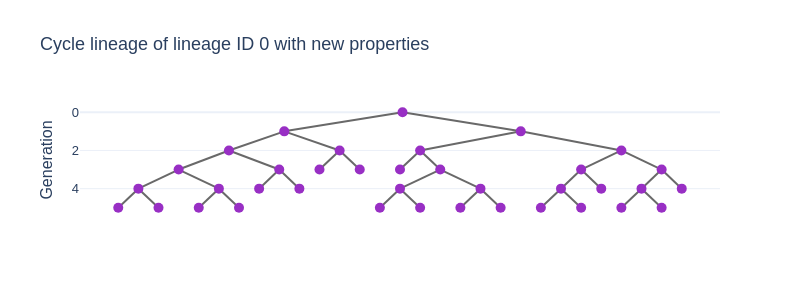

Notebook source saved alongside this figure:
### Code cell
model.get_cycle_lineage(0).plot(
    title="Cycle lineage of lineage ID 0 with new properties",
    node_hover_props=["cycle_id", "interdivision_time", "is_complete_cycle"],
    node_marker_style={"size": 10},
    width=800,
    height=300,
    show_legend=False,
)

### Figure 1 — Plotly figure (JSON) as saved in the notebook; plotly's stock layout.template omitted (floating-point values rounded to 4 significant figures)
{"data": [{"line": {"color": "dimgrey"}, "mode": "lines", "name": "Edges", "text": ["Source cycle_id: 8993<br>Target cycle_id: 9020<br>", "Source cycle_id: 8993<br>Target cycle_id: 9020<br>", "Source cycle_id: 8993<br>Target cycle_id: 9020<br>", "Source cycle_id: 8993<br>Target cycle_id: 9019<br>", "Source cycle_id: 8993<br>Target cycle_id: 9019<br>", "Source cycle_id: 8993<br>Target cycle_id: 9019<br>", "Source cycle_id: 9020<br>Target cycle_id: 9052<br>", "Source cycle_id: 9020<br>Target cycle_id: 9052<br>", "Source cycle_id: 9020<br>Target cycle_id: 9052<br>", "Source cycle_id: 9020<br>Target cycle_id: 9108<br>", "Source cycle_id: 9020<br>Target cycle_id: 9108<br>", "Source cycle_id: 9020<br>Target cycle_id: 9108<br>", "Source cycle_id: 9052<br>Target cycle_id: 9156<br>", "Source cycle_id: 9052<br>Target cycle_id: 9156<br>", "Source cycle_id: 9052<br>Target cycle_id: 9156<br>", "Source cycle_id: 9052<br>Target cycle_id: 9230<br>", "Source cycle_id: 9052<br>Target cycle_id: 9230<br>", "Source cycle_id: 9052<br>Target cycle_id: 9230<br>", "Source cycle_id: 9156<br>Target cycle_id: 9464<br>", "Source cycle_id: 9156<br>Target cycle_id: 9464<br>", "Source cycle_id: 9156<br>Target cycle_id: 9464<br>", "Source cycle_id: 9156<br>Target cycle_id: 9492<br>", "Source cycle_id: 9156<br>Target cycle_id: 9492<br>", "Source cycle_id: 9156<br>Target cycle_id: 9492<br>", "Source cycle_id: 9464<br>Target cycle_id: 9375<br>", "Source cycle_id: 9464<br>Target cycle_id: 9375<br>", "Source cycle_id: 9464<br>Target cycle_id: 9375<br>", "Source cycle_id: 9464<br>Target cycle_id: 9398<br>", "Source cycle_id: 9464<br>Target cycle_id: 9398<br>", "Source cycle_id: 9464<br>Target cycle_id: 9398<br>", "Source cycle_id: 9492<br>Target cycle_id: 9476<br>", "Source cycle_id: 9492<br>Target cycle_id: 9476<br>", "Source cycle_id: 9492<br>Target cycle_id: 9476<br>", "Source cycle_id: 9492<br>Target cycle_id: 9480<br>", "Source cycle_id: 9492<br>Target cycle_id: 9480<br>", "Source cycle_id: 9492<br>Target cycle_id: 9480<br>", "Source cycle_id: 9230<br>Target cycle_id: 9390<br>", "Source cycle_id: 9230<br>Target cycle_id: 9390<br>", "Source cycle_id: 9230<br>Target cycle_id: 9390<br>", "Source cycle_id: 9230<br>Target cycle_id: 9446<br>", "Source cycle_id: 9230<br>Target cycle_id: 9446<br>", "Source cycle_id: 9230<br>Target cycle_id: 9446<br>", "Source cycle_id: 9108<br>Target cycle_id: 9384<br>", "Source cycle_id: 9108<br>Target cycle_id: 9384<br>", "Source cycle_id: 9108<br>Target cycle_id: 9384<br>", "Source cycle_id: 9108<br>Target cycle_id: 9395<br>", "Source cycle_id: 9108<br>Target cycle_id: 9395<br>", "Source cycle_id: 9108<br>Target cycle_id: 9395<br>", "Source cycle_id: 9019<br>Target cycle_id: 9106<br>", "Source cycle_id: 9019<br>Target cycle_id: 9106<br>", "Source cycle_id: 9019<br>Target cycle_id: 9106<br>", "Source cycle_id: 9019<br>Target cycle_id: 9051<br>", "Source cycle_id: 9019<br>Target cycle_id: 9051<br>", "Source cycle_id: 9019<br>Target cycle_id: 9051<br>", "Source cycle_id: 9106<br>Target cycle_id: 9382<br>", "Source cycle_id: 9106<br>Target cycle_id: 9382<br>", "Source cycle_id: 9106<br>Target cycle_id: 9382<br>", "Source cycle_id: 9106<br>Target cycle_id: 9206<br>", "Source cycle_id: 9106<br>Target cycle_id: 9206<br>", "Source cycle_id: 9106<br>Target cycle_id: 9206<br>", "Source cycle_id: 9206<br>Target cycle_id: 9438<br>", "Source cycle_id: 9206<br>Target cycle_id: 9438<br>", "Source cycle_id: 9206<br>Target cycle_id: 9438<br>", "Source cycle_id: 9206<br>Target cycle_id: 9356<br>", "Source cycle_id: 9206<br>Target cycle_id: 9356<br>", "Source cycle_id: 9206<br>Target cycle_id: 9356<br>", "Source cycle_id: 9438<br>Target cycle_id: 9389<br>", "Source cycle_id: 9438<br>Target cycle_id: 9389<br>", "Source cycle_id: 9438<br>Target cycle_id: 9389<br>", "Source cycle_id: 9438<br>Target cycle_id: 9449<br>", "Source cycle_id: 9438<br>Target cycle_id: 9449<br>", "Source cycle_id: 9438<br>Target cycle_id: 9449<br>", "Source cycle_id: 9356<br>Target cycle_id: 9440<br>", "Source cycle_id: 9356<br>Target cycle_id: 9440<br>", "Source cycle_id: 9356<br>Target cycle_id: 9440<br>", "Source cycle_id: 9356<br>Target cycle_id: 9444<br>", "Source cycle_id: 9356<br>Target cycle_id: 9444<br>", "Source cycle_id: 9356<br>Target cycle_id: 9444<br>", "Source cycle_id: 9051<br>Target cycle_id: 9195<br>", "Source cycle_id: 9051<br>Target cycle_id: 9195<br>", "Source cycle_id: 9051<br>Target cycle_id: 9195<br>", "Source cycle_id: 9051<br>Target cycle_id: 9194<br>", "Source cycle_id: 9051<br>Target cycle_id: 9194<br>", "Source cycle_id: 9051<br>Target cycle_id: 9194<br>", "Source cycle_id: 9195<br>Target cycle_id: 9483<br>", "Source cycle_id: 9195<br>Target cycle_id: 9483<br>", "Source cycle_id: 9195<br>Target cycle_id: 9483<br>", "Source cycle_id: 9195<br>Target cycle_id: 9470<br>", "Source cycle_id: 9195<br>Target cycle_id: 9470<br>", "Source cycle_id: 9195<br>Target cycle_id: 9470<br>", "Source cycle_id: 9483<br>Target cycle_id: 9402<br>", "Source cycle_id: 9483<br>Target cycle_id: 9402<br>", "Source cycle_id: 9483<br>Target cycle_id: 9402<br>", "Source cycle_id: 9483<br>Target cycle_id: 9465<br>", "Source cycle_id: 9483<br>Target cycle_id: 9465<br>", "Source cycle_id: 9483<br>Target cycle_id: 9465<br>", "Source cycle_id: 9194<br>Target cycle_id: 9498<br>", "Source cycle_id: 9194<br>Target cycle_id: 9498<br>", "Source cycle_id: 9194<br>Target cycle_id: 9498<br>", "Source cycle_id: 9194<br>Target cycle_id: 9463<br>", "Source cycle_id: 9194<br>Target cycle_id: 9463<br>", "Source cycle_id: 9194<br>Target cycle_id: 9463<br>", "Source cycle_id: 9498<br>Target cycle_id: 9416<br>", "Source cycle_id: 9498<br>Target cycle_id: 9416<br>", "Source cycle_id: 9498<br>Target cycle_id: 9416<br>", "Source cycle_id: 9498<br>Target cycle_id: 9448<br>", "Source cycle_id: 9498<br>Target cycle_id: 9448<br>", "Source cycle_id: 9498<br>Target cycle_id: 9448<br>"], "type": "scatter", "x": [0, -2.938, null, 0, 2.938, null, -2.938, -4.312, null, -2.938, -1.562, null, -4.312, -5.562, null, -4.312, -3.062, null, -5.562, -6.562, null, -5.562, -4.562, null, -6.562, -7.062, null, -6.562, -6.062, null, -4.562, -5.062, null, -4.562, -4.062, null, -3.062, -3.562, null, -3.062, -2.562, null, -1.562, -2.062, null, -1.562, -1.062, null, 2.938, 0.4375, null, 2.938, 5.438, null, 0.4375, -0.0625, null, 0.4375, 0.9375, null, 0.9375, -0.0625, null, 0.9375, 1.938, null, -0.0625, -0.5625, null, -0.0625, 0.4375, null, 1.938, 1.438, null, 1.938, 2.438, null, 5.438, 4.438, null, 5.438, 6.438, null, 4.438, 3.938, null, 4.438, 4.938, null, 3.938, 3.438, null, 3.938, 4.438, null, 6.438, 5.938, null, 6.438, 6.938, null, 5.938, 5.438, null, 5.938, 6.438, null], "y": [0, 1, null, 0, 1, null, 1, 2, null, 1, 2, null, 2, 3, null, 2, 3, null, 3, 4, null, 3, 4, null, 4, 5, null, 4, 5, null, 4, 5, null, 4, 5, null, 3, 4, null, 3, 4, null, 2, 3, null, 2, 3, null, 1, 2, null, 1, 2, null, 2, 3, null, 2, 3, null, 3, 4, null, 3, 4, null, 4, 5, null, 4, 5, null, 4, 5, null, 4, 5, null, 2, 3, null, 2, 3, null, 3, 4, null, 3, 4, null, 4, 5, null, 4, 5, null, 3, 4, null, 3, 4, null, 4, 5, null, 4, 5, null]}, {"customdata": [8993, 9020, 9052, 9156, 9464, 9375, 9398, 9492, 9476, 9480, 9230, 9390, 9446, 9108, 9384, 9395, 9019, 9106, 9382, 9206, 9438, 9389, 9449, 9356, 9440, 9444, 9051, 9195, 9483, 9402, 9465, 9470, 9194, 9498, 9416, 9448, 9463], "hoverinfo": "text", "hovertemplate": "%{text}", "marker": {"color": "#982FC4", "line": {"width": 0}, "opacity": 1, "size": 10}, "mode": "markers", "name": "lineage_id: 0", "text": ["cycle_id: 8993<br>interdivision_time: 0.0<br>is_complete_cycle: False<br>", "cycle_id: 9020<br>interdivision_time: 30.0<br>is_complete_cycle: True<br>", "cycle_id: 9052<br>interdivision_time: 25.0<br>is_complete_cycle: True<br>", "cycle_id: 9156<br>interdivision_time: 20.0<br>is_complete_cycle: True<br>", "cycle_id: 9464<br>interdivision_time: 30.0<br>is_complete_cycle: True<br>", "cycle_id: 9375<br>interdivision_time: 5.0<br>is_complete_cycle: False<br>", "cycle_id: 9398<br>interdivision_time: 5.0<br>is_complete_cycle: False<br>", "cycle_id: 9492<br>interdivision_time: 30.0<br>is_complete_cycle: True<br>", "cycle_id: 9476<br>interdivision_time: 5.0<br>is_complete_cycle: False<br>", "cycle_id: 9480<br>interdivision_time: 5.0<br>is_complete_cycle: False<br>", "cycle_id: 9230<br>interdivision_time: 35.0<br>is_complete_cycle: True<br>", "cycle_id: 9390<br>interdivision_time: 20.0<br>is_complete_cycle: False<br>", "cycle_id: 9446<br>interdivision_time: 20.0<br>is_complete_cycle: False<br>", "cycle_id: 9108<br>interdivision_time: 30.0<br>is_complete_cycle: True<br>", "cycle_id: 9384<br>interdivision_time: 50.0<br>is_complete_cycle: False<br>", "cycle_id: 9395<br>interdivision_time: 50.0<br>is_complete_cycle: False<br>", "cycle_id: 9019<br>interdivision_time: 30.0<br>is_complete_cycle: True<br>", "cycle_id: 9106<br>interdivision_time: 30.0<br>is_complete_cycle: True<br>", "cycle_id: 9382<br>interdivision_time: 50.0<br>is_complete_cycle: False<br>", "cycle_id: 9206<br>interdivision_time: 25.0<br>is_complete_cycle: True<br>", "cycle_id: 9438<br>interdivision_time: 20.0<br>is_complete_cycle: True<br>", "cycle_id: 9389<br>interdivision_time: 5.0<br>is_complete_cycle: False<br>", "cycle_id: 9449<br>interdivision_time: 5.0<br>is_complete_cycle: False<br>", "cycle_id: 9356<br>interdivision_time: 15.0<br>is_complete_cycle: True<br>", "cycle_id: 9440<br>interdivision_time: 10.0<br>is_complete_cycle: False<br>", "cycle_id: 9444<br>interdivision_time: 10.0<br>is_complete_cycle: False<br>", "cycle_id: 9051<br>interdivision_time: 25.0<br>is_complete_cycle: True<br>", "cycle_id: 9195<br>interdivision_time: 30.0<br>is_complete_cycle: True<br>", "cycle_id: 9483<br>interdivision_time: 20.0<br>is_complete_cycle: True<br>", "cycle_id: 9402<br>interdivision_time: 5.0<br>is_complete_cycle: False<br>", "cycle_id: 9465<br>interdivision_time: 5.0<br>is_complete_cycle: False<br>", "cycle_id: 9470<br>interdivision_time: 25.0<br>is_complete_cycle: False<br>", "cycle_id: 9194<br>interdivision_time: 30.0<br>is_complete_cycle: True<br>", "cycle_id: 9498<br>interdivision_time: 20.0<br>is_complete_cycle: True<br>", "cycle_id: 9416<br>interdivision_time: 5.0<br>is_complete_cycle: False<br>", "cycle_id: 9448<br>interdivision_time: 5.0<br>is_complete_cycle: False<br>", "cycle_id: 9463<br>interdivision_time: 25.0<br>is_complete_cycle: False<br>"], "type": "scatter", "x": [0, -2.938, -4.312, -5.562, -6.562, -7.062, -6.062, -4.562, -5.062, -4.062, -3.062, -3.562, -2.562, -1.562, -2.062, -1.062, 2.938, 0.4375, -0.0625, 0.9375, -0.0625, -0.5625, 0.4375, 1.938, 1.438, 2.438, 5.438, 4.438, 3.938, 3.438, 4.438, 4.938, 6.438, 5.938, 5.438, 6.438, 6.938], "y": [0, 1, 2, 3, 4, 5, 5, 4, 5, 5, 3, 4, 4, 2, 3, 3, 1, 2, 3, 3, 4, 5, 5, 4, 5, 5, 2, 3, 4, 5, 5, 4, 3, 4, 5, 5, 4]}], "layout": {"height": 300, "hovermode": "closest", "showlegend": false, "title": {"text": "Cycle lineage of lineage ID 0 with new properties"}, "width": 800, "xaxis": {"showgrid": false, "showline": false, "showticklabels": false, "ticks": "", "zeroline": false}, "yaxis": {"autorange": "reversed", "rangemode": "normal", "showgrid": true, "showline": false, "ticks": "", "title": {"text": "Generation"}, "zeroline": true}}}
